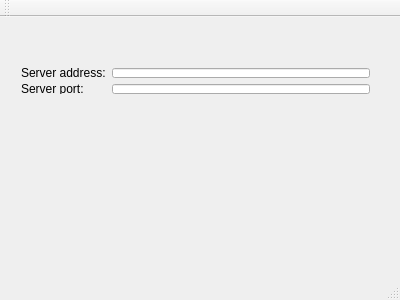
<?xml version="1.0" encoding="UTF-8"?>
<ui version="4.0">
 <class>MainWindow</class>
 <widget class="QMainWindow" name="MainWindow">
  <property name="geometry">
   <rect>
    <x>0</x>
    <y>0</y>
    <width>400</width>
    <height>300</height>
   </rect>
  </property>
  <property name="windowTitle">
   <string>MainWindow</string>
  </property>
  <widget class="QWidget" name="centralWidget">
   <widget class="QWidget" name="layoutWidget">
    <property name="geometry">
     <rect>
      <x>10</x>
      <y>40</y>
      <width>371</width>
      <height>48</height>
     </rect>
    </property>
    <layout class="QGridLayout" name="gridLayout">
     <item row="0" column="0">
      <widget class="QLabel" name="label">
       <property name="text">
        <string>Server address:</string>
       </property>
      </widget>
     </item>
     <item row="0" column="1">
      <widget class="QLineEdit" name="serverAddrEdt"/>
     </item>
     <item row="1" column="0">
      <widget class="QLabel" name="label_2">
       <property name="text">
        <string>Server port:</string>
       </property>
      </widget>
     </item>
     <item row="1" column="1">
      <widget class="QLineEdit" name="serverPortEdt"/>
     </item>
    </layout>
   </widget>
  </widget>
  <widget class="QMenuBar" name="menuBar">
   <property name="geometry">
    <rect>
     <x>0</x>
     <y>0</y>
     <width>400</width>
     <height>23</height>
    </rect>
   </property>
  </widget>
  <widget class="QToolBar" name="mainToolBar">
   <attribute name="toolBarArea">
    <enum>TopToolBarArea</enum>
   </attribute>
   <attribute name="toolBarBreak">
    <bool>false</bool>
   </attribute>
  </widget>
  <widget class="QStatusBar" name="statusBar"/>
 </widget>
 <layoutdefault spacing="6" margin="11"/>
 <resources/>
 <connections/>
</ui>
